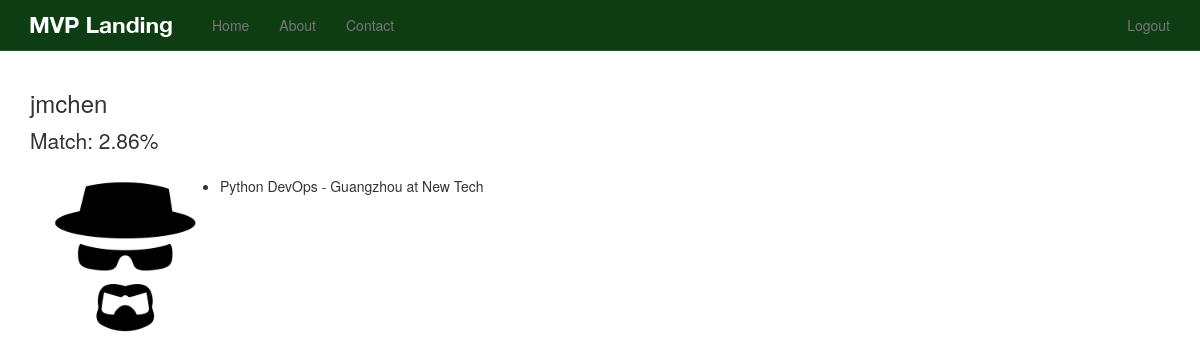
Before: /profiles/jmchen (signed in) with the older database file.
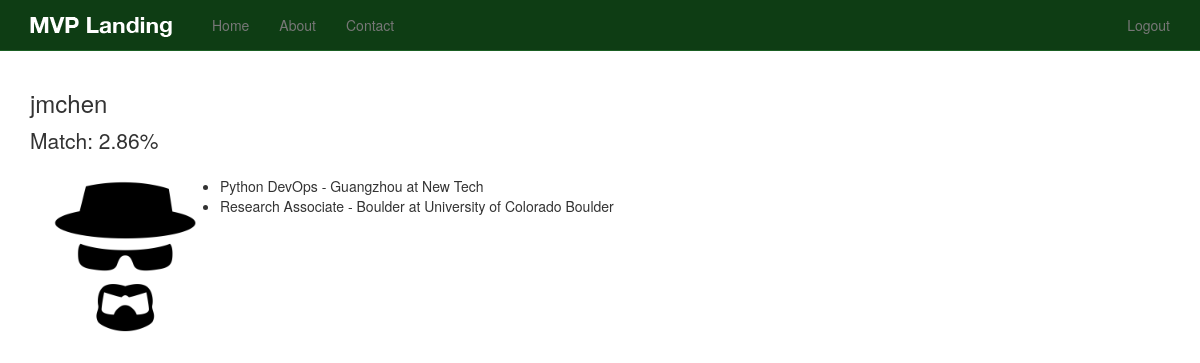
After: the same page with the newer database file.
### profiles/models.py (models this page shows, shortened)
class Profile(models.Model):
    user = models.OneToOneField(User)
    location = models.CharField(max_length=120, null=True, blank=True)
    picture = models.ImageField(upload_to=upload_location, null=True, blank=True)

class UserJob(models.Model):
    user = models.ForeignKey(User)
    position = models.CharField(max_length=250)
    location = models.CharField(max_length=250)
    employer_name = models.CharField(max_length=250)

### matches/models.py (models this page shows, shortened)
class Match(models.Model):
    user_a = models.ForeignKey(settings.AUTH_USER_MODEL, related_name='match_user_a')
    user_b = models.ForeignKey(settings.AUTH_USER_MODEL, related_name='match_user_b')
    match_decimal = models.DecimalField(default=0.00, decimal_places=8, max_digits=16)
    questions_answered = models.IntegerField(default=0)
    timestamp = models.DateTimeField(auto_now_add=True, auto_now=False)
    updated = models.DateTimeField(auto_now_add=False, auto_now=True)
    objects = MatchManager()
    @property
    def get_percent(self):
        return '%.2f%%' % (self.match_decimal * 100)
    def do_match(self):
        user_a = self.user_a
        user_b = self.user_b
        match_decimal, question_answered = get_match(user_a, user_b)
        self.match_decimal = match_decimal
        self.questions_answered = question_answered
        self.save()
    def check_update(self):
        now = timezone.now()
        offset = now - datetime.timedelta(hours=12)  # 12 hours ago
        if self.updated <= offset or self.match_decimal == 0.0:
            self.do_match()
        else:
            print 'already updated'

### profiles/views.py (the view)
# urls.py: url(r'^profiles/(?P<username>[\w.@+-]+)$', 'profiles.views.profile_view', name='profile'),
@login_required
def profile_view(request, username):
    user = get_object_or_404(User, username=username)
    profile, created = Profile.objects.get_or_create(user=user)
    match, match_created = Match.objects.get_or_create_match(user_a=request.user, user_b=user)
    jobs = user.userjob_set.all()
    context = {
        'profile': profile,
        'match': match,
        'jobs': jobs,
     }
    return render(request, 'profiles/profile_view.html', context)

### matches/models.py (called while the page is built)
    def get_queryset(self):
        return MatchQuerySet(self.model, using=self._db)

    def get_or_create_match(self, user_a=None, user_b=None):
        try:
            obj = self.get(user_a=user_a, user_b=user_b)
        except:
            obj = None
        try:
            obj_2 = self.get(user_a=user_b, user_b=user_a)
        except:
            obj_2 = None
        if obj:
            obj.check_update()
            return obj, False
        elif obj_2:
            obj_2.check_update()
            return obj_2, False
        else:
            new_instance = self.create(user_a=user_a, user_b=user_b)
            new_instance.do_match()
            return new_instance, True

### templates/profiles/profile_view.html
{% extends 'base.html' %}
{% load staticfiles %}
{% block content %}
<h3>{{ profile.user }}</h3>
<p class="lead">Match: {{ match.get_percent }}</p>
<div class="col-sm-2">
{% if profile.picture %}
  <img src="{{ profile.picture.url }}" class="img-responsive" />
{% else %}
  <img src="{% static 'img/profile_default.png' %}" class="img-responsive" />
{% endif %}
</div>
{% if jobs %}
<div class="row">
  <ul>
  {% for job in jobs %}
    <li>{{ job.position }} - {{ job.location }} at {{ job.employer_name }}</li>
  {% endfor %}
  </ul>
</div>
{% endif %}
{% endblock %}

### templates/base.html (shortened to what this page needs)
{% load staticfiles %}
<!DOCTYPE html>
<html lang="en">
  <head>
    {% include 'head_css.html' %}
  </head>
  <body>
  {% include 'navbar.html' %}
    <div class="container">
            {% block content %}
            {% endblock %}
    </div>
  </body>
</html>

### templates/head_css.html
{% load staticfiles %}
    <link rel="stylesheet" href="//maxcdn.bootstrapcdn.com/font-awesome/4.3.0/css/font-awesome.min.css">
    <link href="{% static 'css/bootstrap.min.css' %}" rel="stylesheet">
    <link href="{% static 'css/navbar-static-top.css' %}" rel="stylesheet">
     <link href="{% static 'css/custom.css' %}" rel="stylesheet">

### templates/navbar.html (shortened to what this page needs)
   {% load staticfiles %}
    <nav class="navbar navbar-default navbar-static-top">
      <div class="container">
        <div class="navbar-header">
          <a class="navbar-brand" href="{% url 'home' %}"><img src="{% static 'img/mvp_landing_logo.png' %}" /></a>
        </div>
        <div id="navbar" class="navbar-collapse collapse">
          <ul class="nav navbar-nav">
            <li><a href="{% url 'home' %}">Home</a></li>
            <li><a href="{% url 'about' %}">About</a></li>
            <li><a href="{% url 'contact' %}">Contact</a></li>
          </ul>
          <ul class="nav navbar-nav navbar-right">
          {% if request.user.is_authenticated %}
            <li><a href="{% url 'auth_logout' %}">Logout</a></li>
            {% else %}
            <li><a href="{% url 'registration_register' %}">Register</a></li>
            {% endif %}
          </ul>
        </div>
      </div>
    </nav>

### templates/javascript.html (shortened to what this page needs)
{% load staticfiles %}

### static_in_pro/our_static/css/navbar-static-top.css (style rules this page uses)
body { min-height: 1000px; }
.navbar-static-top { margin-bottom: 19px; background-color: #0E3D14; border-color: #1A5F23; }
.navbar-default .navbar-brand { color: #FFF; }

Changed rows visible on the page:
added UserJob: position "Research Associate", location "Boulder", employer_name "University of Colorado Boulder"
